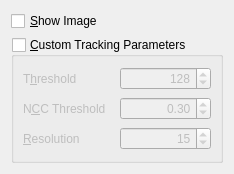
<?xml version="1.0" encoding="UTF-8"?>
<ui version="4.0">
 <class>PerCameraTrackParams</class>
 <widget class="QWidget" name="PerCameraTrackParams">
  <property name="geometry">
   <rect>
    <x>0</x>
    <y>0</y>
    <width>226</width>
    <height>174</height>
   </rect>
  </property>
  <property name="windowTitle">
   <string>Form</string>
  </property>
  <layout class="QHBoxLayout" name="horizontalLayout">
   <item>
    <layout class="QVBoxLayout" name="verticalLayout">
     <item>
      <widget class="QCheckBox" name="m_showImageCheckBox">
       <property name="text">
        <string>&amp;Show Image</string>
       </property>
      </widget>
     </item>
     <item>
      <widget class="QGroupBox" name="m_customParamsGroup">
       <property name="title">
        <string>&amp;Custom Tracking Parameters</string>
       </property>
       <property name="checkable">
        <bool>true</bool>
       </property>
       <property name="checked">
        <bool>false</bool>
       </property>
       <layout class="QGridLayout" name="gridLayout">
        <item row="1" column="1">
         <widget class="QSpinBox" name="m_thresholdSpinBox">
          <property name="toolTip">
           <string>&lt;head/&gt;&lt;body&gt;
&lt;p&gt;Bi-level threshold used for orientation determination.&lt;/p&gt;&lt;/body&gt;&lt;/html&gt;</string>
          </property>
          <property name="alignment">
           <set>Qt::AlignRight|Qt::AlignTrailing|Qt::AlignVCenter</set>
          </property>
          <property name="suffix">
           <string/>
          </property>
          <property name="minimum">
           <number>0</number>
          </property>
          <property name="maximum">
           <number>255</number>
          </property>
          <property name="value">
           <number>128</number>
          </property>
         </widget>
        </item>
        <item row="1" column="0">
         <widget class="QLabel" name="label_5">
          <property name="minimumSize">
           <size>
            <width>70</width>
            <height>0</height>
           </size>
          </property>
          <property name="text">
           <string>T&amp;hreshold</string>
          </property>
          <property name="buddy">
           <cstring>m_thresholdSpinBox</cstring>
          </property>
         </widget>
        </item>
        <item row="2" column="0">
         <widget class="QLabel" name="label_3">
          <property name="text">
           <string>N&amp;CC Threshold</string>
          </property>
          <property name="buddy">
           <cstring>m_nccThresholdSpinBox</cstring>
          </property>
         </widget>
        </item>
        <item row="2" column="1">
         <widget class="QDoubleSpinBox" name="m_nccThresholdSpinBox">
          <property name="toolTip">
           <string>&lt;head/&gt;
&lt;body&gt;
&lt;p&gt;Normalised Cross Correlation threshold for tracking [0...1]&lt;/p&gt;
&lt;/body&gt;</string>
          </property>
          <property name="alignment">
           <set>Qt::AlignRight|Qt::AlignTrailing|Qt::AlignVCenter</set>
          </property>
          <property name="maximum">
           <double>1.000000000000000</double>
          </property>
          <property name="singleStep">
           <double>0.010000000000000</double>
          </property>
          <property name="value">
           <double>0.300000000000000</double>
          </property>
         </widget>
        </item>
        <item row="3" column="1">
         <widget class="QSpinBox" name="m_resolutionSpinBox">
          <property name="toolTip">
           <string>&lt;p&gt;The size in pixels to be used to represent one square of the target. Larger means more accurate (up to a point) but slower.&lt;/p&gt;</string>
          </property>
          <property name="alignment">
           <set>Qt::AlignRight|Qt::AlignTrailing|Qt::AlignVCenter</set>
          </property>
          <property name="value">
           <number>15</number>
          </property>
         </widget>
        </item>
        <item row="3" column="0">
         <widget class="QLabel" name="label_2">
          <property name="toolTip">
           <string>&lt;!DOCTYPE HTML PUBLIC &quot;-//W3C//DTD HTML 4.0//EN&quot; &quot;http://www.w3.org/TR/REC-html40/strict.dtd&quot;&gt;
&lt;html&gt;&lt;head&gt;&lt;meta name=&quot;qrichtext&quot; content=&quot;1&quot; /&gt;&lt;style type=&quot;text/css&quot;&gt;
p, li { white-space: pre-wrap; }
&lt;/style&gt;&lt;/head&gt;&lt;body style=&quot; font-family:'MS Shell Dlg 2'; font-size:8.25pt; font-weight:400; font-style:normal;&quot;&gt;
&lt;p style=&quot; margin-top:0px; margin-bottom:0px; margin-left:0px; margin-right:0px; -qt-block-indent:0; text-indent:0px;&quot;&gt;&lt;span style=&quot; font-size:8pt;&quot;&gt;This is the number of pixels that an individual target square is mapped to.&lt;/span&gt;&lt;/p&gt;
&lt;p style=&quot; margin-top:0px; margin-bottom:0px; margin-left:0px; margin-right:0px; -qt-block-indent:0; text-indent:0px;&quot;&gt;&lt;span style=&quot; font-size:8pt;&quot;&gt;Too big = SLOW&lt;/span&gt;&lt;/p&gt;
&lt;p style=&quot; margin-top:0px; margin-bottom:0px; margin-left:0px; margin-right:0px; -qt-block-indent:0; text-indent:0px;&quot;&gt;&lt;span style=&quot; font-size:8pt;&quot;&gt;Too small = tracking failure&lt;/span&gt;&lt;/p&gt;&lt;/body&gt;&lt;/html&gt;</string>
          </property>
          <property name="text">
           <string>&amp;Resolution</string>
          </property>
          <property name="buddy">
           <cstring>m_resolutionSpinBox</cstring>
          </property>
         </widget>
        </item>
       </layout>
      </widget>
     </item>
    </layout>
   </item>
  </layout>
 </widget>
 <resources/>
 <connections/>
</ui>
